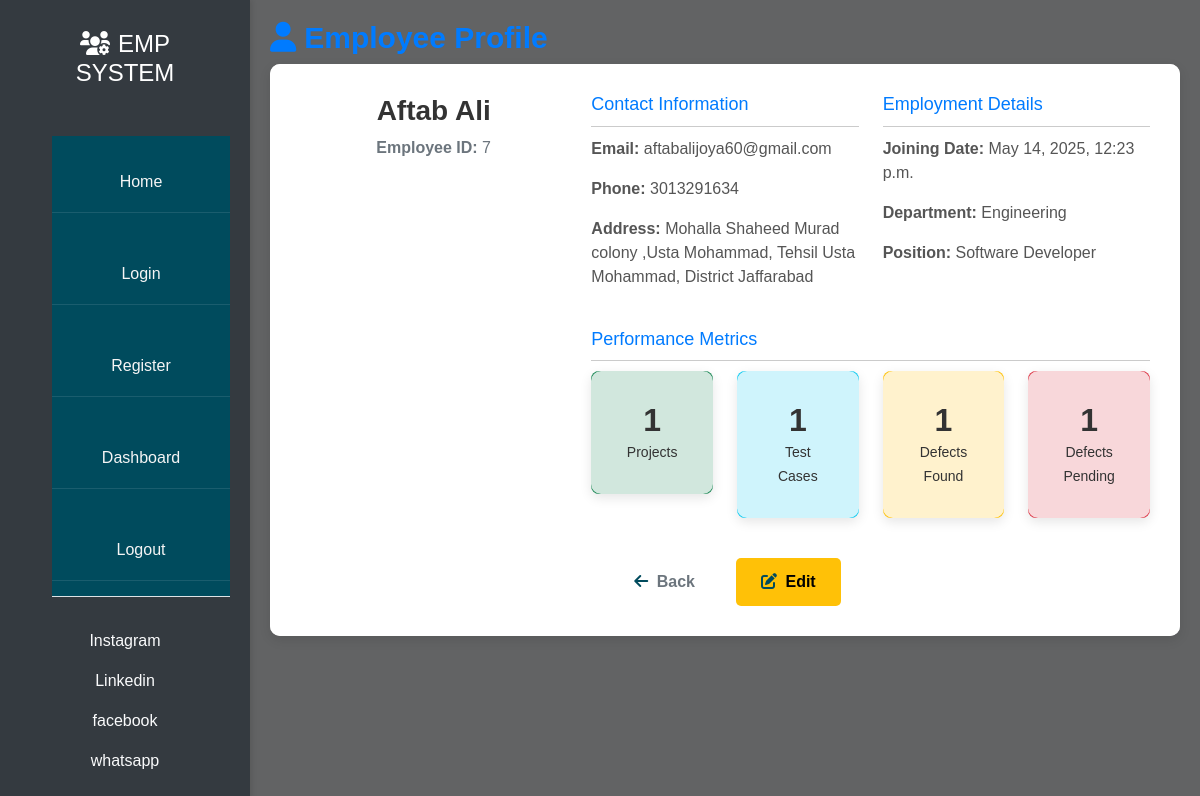
/singleemployee/6/ (signed in), run on the app's committed database.
### App/models.py (models this page shows, shortened)
class Employee(models.Model):
    user = models.OneToOneField(User, on_delete=models.CASCADE)
    phone = models.BigIntegerField(blank=True, null=True)
    address = models.TextField(blank=True, null=True)
    joining_date = models.DateTimeField(auto_now_add=True)
    total_project = models.IntegerField(default=1)
    total_test_case = models.IntegerField(default=1)
    total_defects_found = models.IntegerField(default=1)
    total_defects_pending = models.IntegerField(default=1)

### App/views.py (the view)
# urls.py: path('singleemployee/<id>/', singleemployee_page, name='singleemployee_page'),
@login_required(login_url='/login/')
def singleemployee_page(request, id):
    queryset = Employee.objects.get(id = id)
    context = {'employees':queryset}
    return render(request, 'singleemploye.html', context)

### App/templates/singleemploye.html (shortened to what this page needs)
{% extends 'showlinks.html' %}
{% block start %}
{% load static %}
    <link rel="stylesheet" href="{% static 'singleemp.css' %}">
<body>
    <div class="main-content">
        <div class="content-header">
            <h2><i class="fas fa-user me-2"></i>Employee Profile</h2>
        </div>
        <div class="card">
            <div class="card-body d-flex flex-column" style="min-height: 100%;">
                <div class="row">
                    <div class="col-md-4 text-center">
                        <h3><strong>{{ employees.user.username }}</strong></h3>
                        <p class="text-muted"><strong>Employee ID:</strong> {{ employees.user.id }}</p>
                    </div>
                    <div class="col-md-8">
                        <div class="row">
                            <div class="col-md-6">
                                <div class="mb-4">
                                    <h5 class="text-primary">Contact Information</h5>
                                    <hr>
                                    <p><strong>Email:</strong> {{ employees.user.email }}</p>
                                    <p><strong>Phone:</strong> {{ employees.phone }}</p>
                                    <p><strong>Address:</strong> {{ employees.address }}</p>
                                </div>
                            </div>
                            <div class="col-md-6">
                                <div class="mb-4">
                                    <h5 class="text-primary">Employment Details</h5>
                                    <hr>
                                    <p><strong>Joining Date:</strong> {{ employees.joining_date }}</p>
                                    <p><strong>Department:</strong> Engineering</p>
                                    <p><strong>Position:</strong> Software Developer</p>
                                </div>
                            </div>
                        </div>
                        <div class="row mt-3">
                            <div class="col-md-12">
                                <h5 class="text-primary">Performance Metrics</h5>
                                <hr>
                                <div class="row">
                                    <div class="col-md-3 text-center">
                                        <div class="card bg-success text-white mb-3">
                                            <div class="card-body">
                                                <h2 class="mb-0">{{ employees.total_project }}</h2>
                                                <small>Projects</small>
                                            </div>
                                        </div>
                                    </div>
                                    <div class="col-md-3 text-center">
                                        <div class="card bg-info text-white mb-3">
                                            <div class="card-body">
                                                <h2 class="mb-0">{{ employees.total_test_case}}</h2>
                                                <small>Test Cases</small>
                                            </div>
                                        </div>
                                    </div>
                                    <div class="col-md-3 text-center">
                                        <div class="card bg-warning text-white mb-3">
                                            <div class="card-body">
                                                <h2 class="mb-0">{{ employees.total_defects_found }}</h2>
                                                <small>Defects Found</small>
                                            </div>
                                        </div>
                                    </div>
                                    <div class="col-md-3 text-center">
                                        <div class="card bg-danger text-white mb-3">
                                            <div class="card-body">
                                                <h2 class="mb-0">{{ employees.total_defects_pending }}</h2>
                                                <small>Defects Pending</small>
                                            </div>
                                        </div>
                                    </div>
                                </div>
                            </div>
                        </div>
                    </div>
                </div>
                <div class="mt-auto d-flex justify-content-center pt-4">
                    <a href="/dashboard/" class="btn btn-outline-secondary me-3">
                        <i class="fas fa-arrow-left me-1"></i> Back
                    </a>
                    <a href="/updateemployee/{{ employees.id }}/" class="btn btn-warning">
                        <i class="fas fa-edit me-1"></i> Edit
                    </a>
                </div>
            </div>
        </div>
    </div>
</body>
</html>
{% endblock %}

### App/static/home.css (style rules this page uses)
:root { --primary-color: #004b5d; --secondary-color: #f8f9fa; --accent-color: #17a2b8; --dark-color: #343a40; --light-color: #ffffff; --table-bg-color: rgba(255, 255, 255, 0.1); --table-text-color: #ffffff; --highlight-color: #00c2cb; }
* { margin: 0; padding: 0; box-sizing: border-box; }
html, body { height: 100%; }
body { font-family: 'Segoe UI', Tahoma, Geneva, Verdana, sans-serif; background: linear-gradient(rgba(0, 0, 0, 0.6), rgba(0, 0, 0, 0.6)), url("pics/office-bg.jpg"); background-size: cover; background-position: center; background-repeat: no-repeat; background-attachment: fixed; color: #ffffff; display: flex; flex-direction: column; }
.main-content { margin-left: 250px; width: calc(100% - 250px); padding: 20px; display: flex; flex-direction: column; min-height: 100vh; }
.card-body { color: #333; background-color: rgba(255, 255, 255, 0.8); padding: 20px; border-radius: 10px; }
.card-body i { color: var(--primary-color); }
.card-body p { color: #555; }
.card { transition: all 0.3s ease; }
.btn { padding: 12px 25px; border-radius: 5px; border: none; cursor: pointer; font-weight: 600; transition: all 0.3s; }

### App/static/singleemp.css (style rules this page uses)
html, body { font-family: Arial, sans-serif; height: 100%; background-color: #f4f7fa; color: #333; }
.main-content { margin-left: 250px; padding: 20px; min-height: 100vh; }
.content-header h2 { font-size: 30px; font-weight: bold; color: #007bff; }
.card { border: none; border-radius: 10px; box-shadow: 0 4px 12px rgba(0, 0, 0, 0.1); }
.text-primary { color: #007bff !important; }
.card-body { padding: 30px; }
.card-body h5 { font-size: 18px; color: #007bff; }
.card-body hr { margin: 10px 0; }
.card-body p { font-size: 16px; line-height: 1.5; }
.card.bg-success, .card.bg-info, .card.bg-warning, .card.bg-danger { border-radius: 8px; }
.card-body h2 { font-size: 32px; font-weight: bold; }
.card-body small { font-size: 14px; }

### data on the page
Employee: user.username "Aftab Ali", user.id "7", user.email "aftabalijoya60@gmail.com", phone "3013291634", address "Mohalla Shaheed Murad colony ,Usta Mohammad, Tehsil Usta Mohammad, District Jaffarabad", joining_date "May 14, 2025, 12:23 p.m.", total_project "1", total_test_case "1", total_defects_found "1", total_defects_pending "1"
